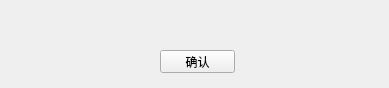
<?xml version="1.0" encoding="UTF-8"?>
<ui version="4.0">
 <class>Form</class>
 <widget class="QWidget" name="Form">
  <property name="geometry">
   <rect>
    <x>0</x>
    <y>0</y>
    <width>389</width>
    <height>88</height>
   </rect>
  </property>
  <property name="windowTitle">
   <string>Form</string>
  </property>
  <widget class="QPushButton" name="pushButton">
   <property name="geometry">
    <rect>
     <x>160</x>
     <y>50</y>
     <width>75</width>
     <height>23</height>
    </rect>
   </property>
   <property name="text">
    <string>确认</string>
   </property>
  </widget>
  <widget class="QLabel" name="label">
   <property name="geometry">
    <rect>
     <x>70</x>
     <y>10</y>
     <width>251</width>
     <height>20</height>
    </rect>
   </property>
   <property name="text">
    <string/>
   </property>
  </widget>
 </widget>
 <resources/>
 <connections/>
</ui>
